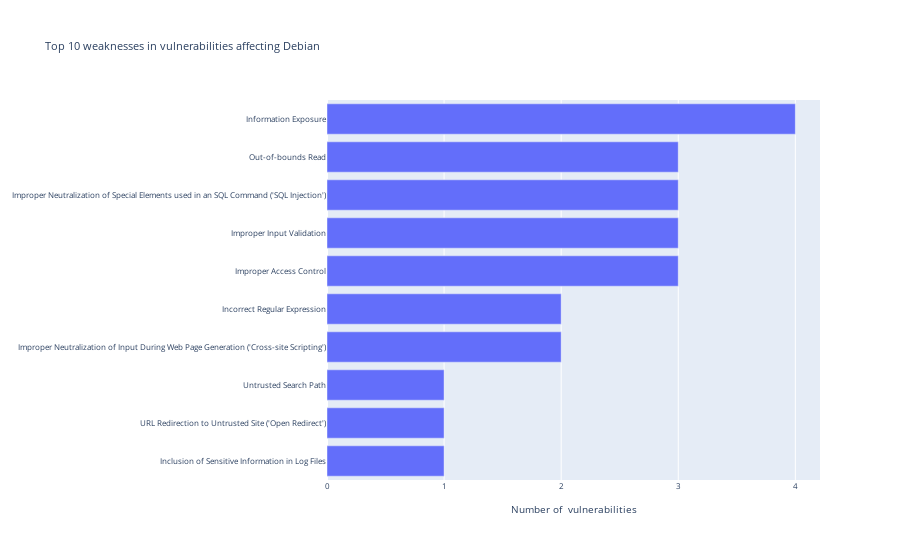

Here is the notebook cell this chart was saved with:
### Markdown cell above
### A list of CWEs for some specific vendors...

### Code cell
cwe_v = util.get_cwes_by_vendor(vdata, 'Debian')
y = cwe_v['count']
fig = go.Figure()
fig.add_bar(x=y.values, y=y.index.values, orientation='h')

fig.update_layout(title='Top {0:d} weaknesses in vulnerabilities affecting Debian'.format(n),
                  xaxis = dict(title='Number of  vulnerabilities'),
                  font=dict(size=8))

### Figure 1 — Plotly figure (JSON) as saved in the notebook; plotly's stock layout.template omitted (floating-point values rounded to 4 significant figures)
{"data": [{"orientation": "h", "type": "bar", "x": [1, 1, 1, 2, 2, 3, 3, 3, 3, 4], "y": ["Inclusion of Sensitive Information in Log Files", "URL Redirection to Untrusted Site ('Open Redirect')", "Untrusted Search Path", "Improper Neutralization of Input During Web Page Generation ('Cross-site Scripting')", "Incorrect Regular Expression", "Improper Access Control", "Improper Input Validation", "Improper Neutralization of Special Elements used in an SQL Command ('SQL Injection')", "Out-of-bounds Read", "Information Exposure"]}], "layout": {"autosize": true, "font": {"size": 8}, "title": {"text": "Top 10 weaknesses in vulnerabilities affecting Debian"}, "xaxis": {"autorange": true, "range": [0, 4.211], "title": {"text": "Number of  vulnerabilities"}, "type": "linear"}, "yaxis": {"autorange": true, "range": [-0.5, 9.5], "type": "category"}}}
